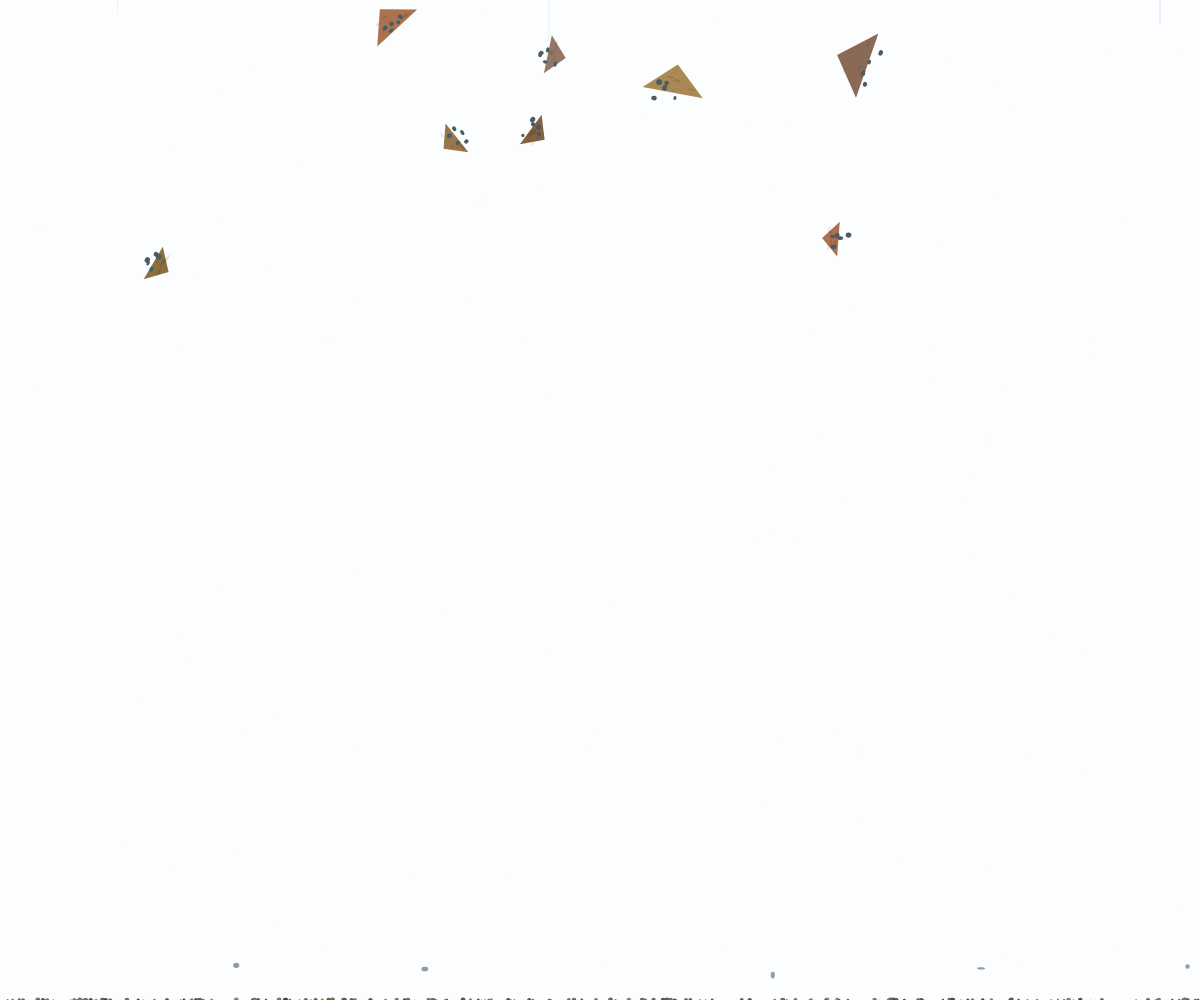
Frame 1 (no input)
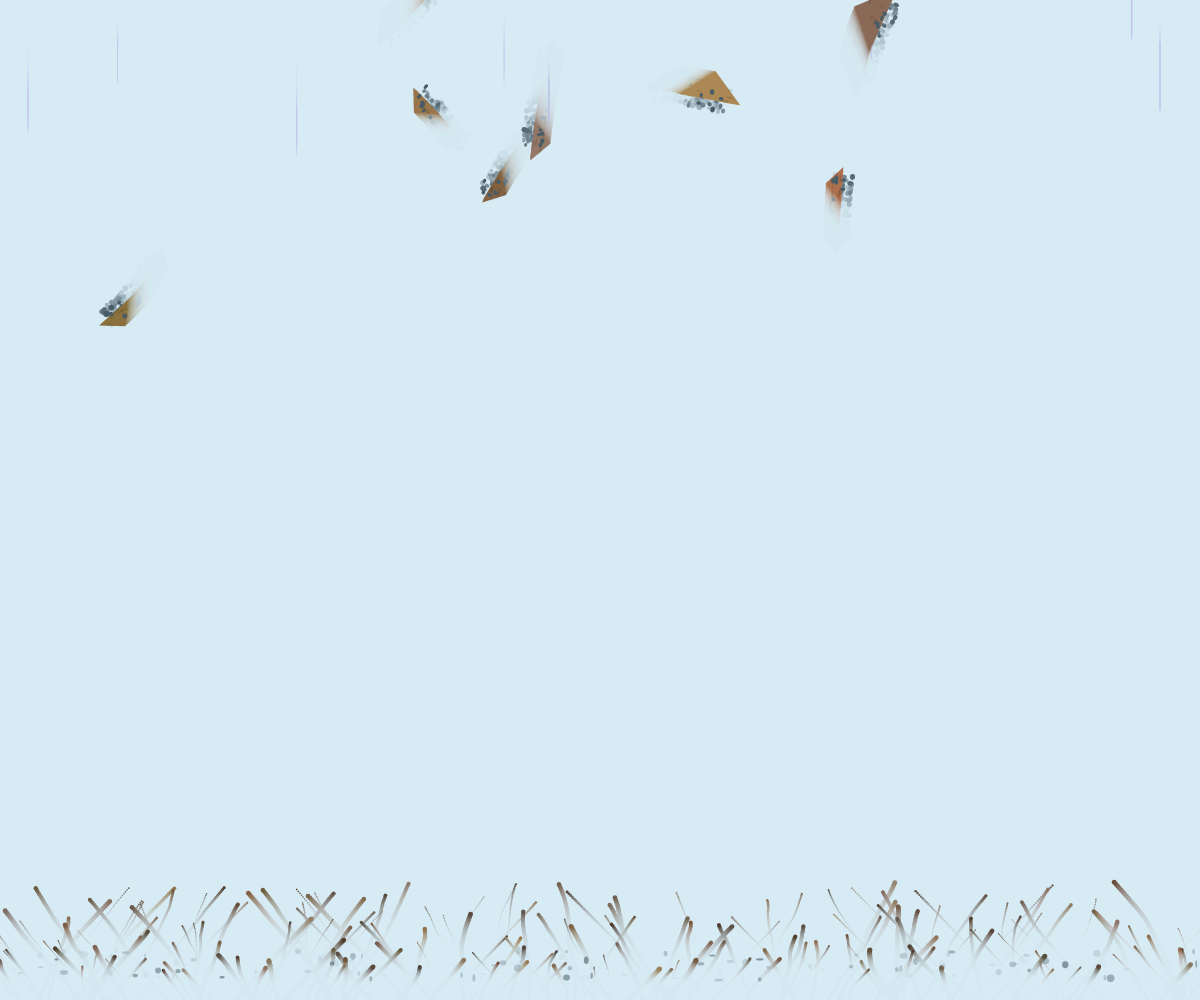
Frame 60 (no input)
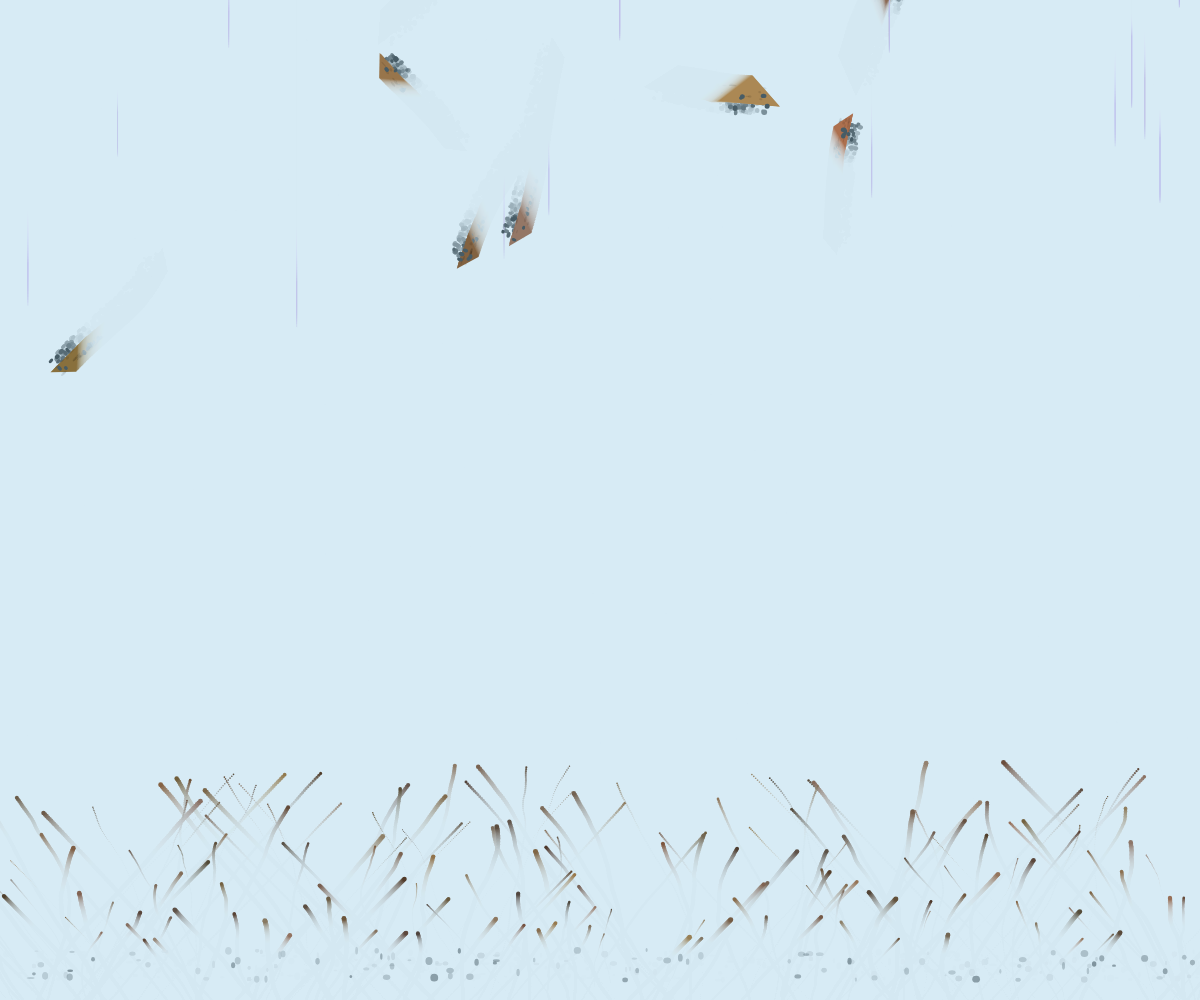
Frame 120 (the mouse pressed at the canvas centre since frame 60)

The p5.js sketch that drew these frames (run headless with seeded random() and noise() and a simulated clock; from frame 60 on, the mouse is pressed at the canvas centre):

// p5.js sketch
// ── sketch.js
let ships = [];
let saltStreaks = [];
let fragments = [];
let canvas;

function setup() {
  canvas = createCanvas(windowWidth, windowHeight);
  colorMode(HSB, 360, 100, 100, 1);

  // Create ships
  for (let i = 0; i < 8; i++) {
    ships.push({
      x: random(width),
      y: random(height * 0.3),
      size: random(20, 50),
      speed: random(0.5, 1.5),
      angle: random(TWO_PI),
      opacity: random(0.6, 0.9),
      tear: random(3, 8),
      color: color(random(20, 40), random(30, 60), random(40, 70))
    });
  }

  // Create salt streaks
  for (let i = 0; i < 50; i++) {
    saltStreaks.push({
      x: random(width),
      y: -random(height),
      length: random(20, 80),
      speed: random(1, 3),
      opacity: random(0.2, 0.6)
    });
  }

  // Create fragments
  for (let i = 0; i < 200; i++) {
    fragments.push({
      x: random(width),
      y: height,
      size: random(1, 5),
      speed: random(0.5, 2),
      angle: random(TWO_PI),
      opacity: random(0.3, 0.7),
      color: color(random(20, 40), random(20, 50), random(30, 60))
    });
  }
}

function draw() {
  background(200, 10, 95, 0.1); // Translucent blue-green

  // Draw salt streaks
  for (let s of saltStreaks) {
    stroke(240, 20, 90, s.opacity);
    strokeWeight(1);
    line(s.x, s.y, s.x, s.y + s.length);
    s.y += s.speed;
    if (s.y > height + s.length) {
      s.y = -random(height);
      s.x = random(width);
    }
  }

  // Draw ships
  for (let ship of ships) {
    push();
    translate(ship.x, ship.y);
    rotate(ship.angle);

    // Ship body
    fill(ship.color);
    noStroke();
    beginShape();
    vertex(0, -ship.size/2);
    vertex(ship.size * 0.8, ship.size/4);
    vertex(-ship.size * 0.8, ship.size/4);
    endShape(CLOSE);

    // Age details
    fill(0, 0, 0, 0.1);
    for (let i = 0; i < ship.tear; i++) {
      let tx = random(-ship.size/2, ship.size/2);
      let ty = random(-ship.size/4, ship.size/4);
      ellipse(tx, ty, random(3, 8), random(1, 3));
    }

    // Barnacles
    fill(200, 30, 40);
    for (let i = 0; i < 5; i++) {
      let bx = random(-ship.size/2, ship.size/2);
      let by = random(ship.size/4 - 10, ship.size/4 + 10);
      ellipse(bx, by, random(3, 6), random(3, 6));
    }

    pop();

    // Move ship
    ship.x += cos(ship.angle) * ship.speed;
    ship.y += sin(ship.angle) * ship.speed;

    // Random angle changes
    ship.angle += random(-0.02, 0.02);

    if (ship.x > width + 100 || ship.x < -100 || ship.y > height + 100) {
      ship.x = random(width);
      ship.y = -50;
      ship.angle = random(TWO_PI);
    }
  }

  // Draw fragments
  for (let f of fragments) {
    fill(f.color, f.opacity);
    noStroke();
    ellipse(f.x, f.y, f.size);

    f.x += cos(f.angle) * f.speed;
    f.y -= f.speed;
    f.angle += random(-0.1, 0.1);

    if (f.y < 0 || f.y > height) {
      f.x = random(width);
      f.y = height;
      f.angle = random(TWO_PI);
    }
  }

  // Draw accumulating fragments at bottom
  for (let i = 0; i < 50; i++) {
    if (random() < 0.1) {
      let x = random(width);
      let y = height - random(20, 50);
      fill(200, 30, 40, 0.6);
      noStroke();
      ellipse(x, y, random(2, 8), random(2, 8));
    }
  }

  // Add a subtle shimmer effect
  stroke(240, 10, 90, 0.05);
  strokeWeight(1);
  for (let i = 0; i < 100; i++) {
    let x = random(width);
    let y = random(height);
    point(x, y);
  }
}

function windowResized() {
  resizeCanvas(windowWidth, windowHeight);
}
